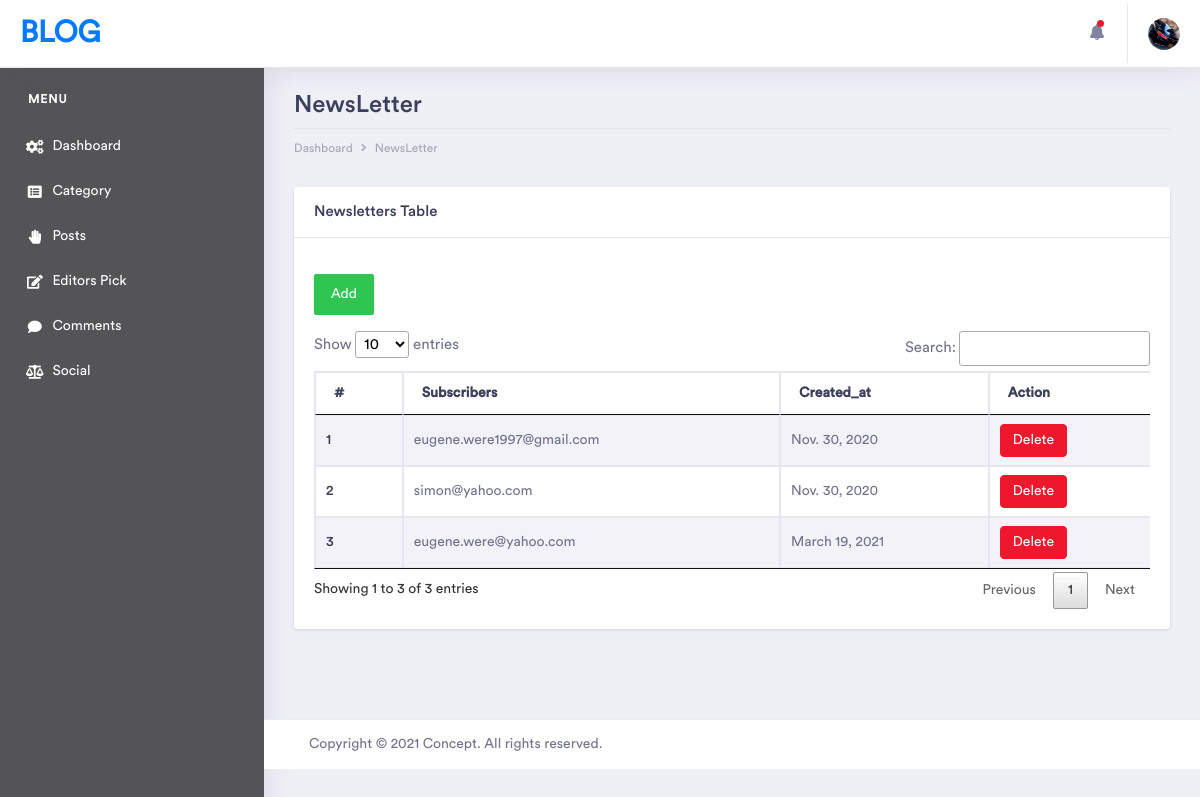
Page /brianadmin/newsletter/ (signed in) on the earlier database version.
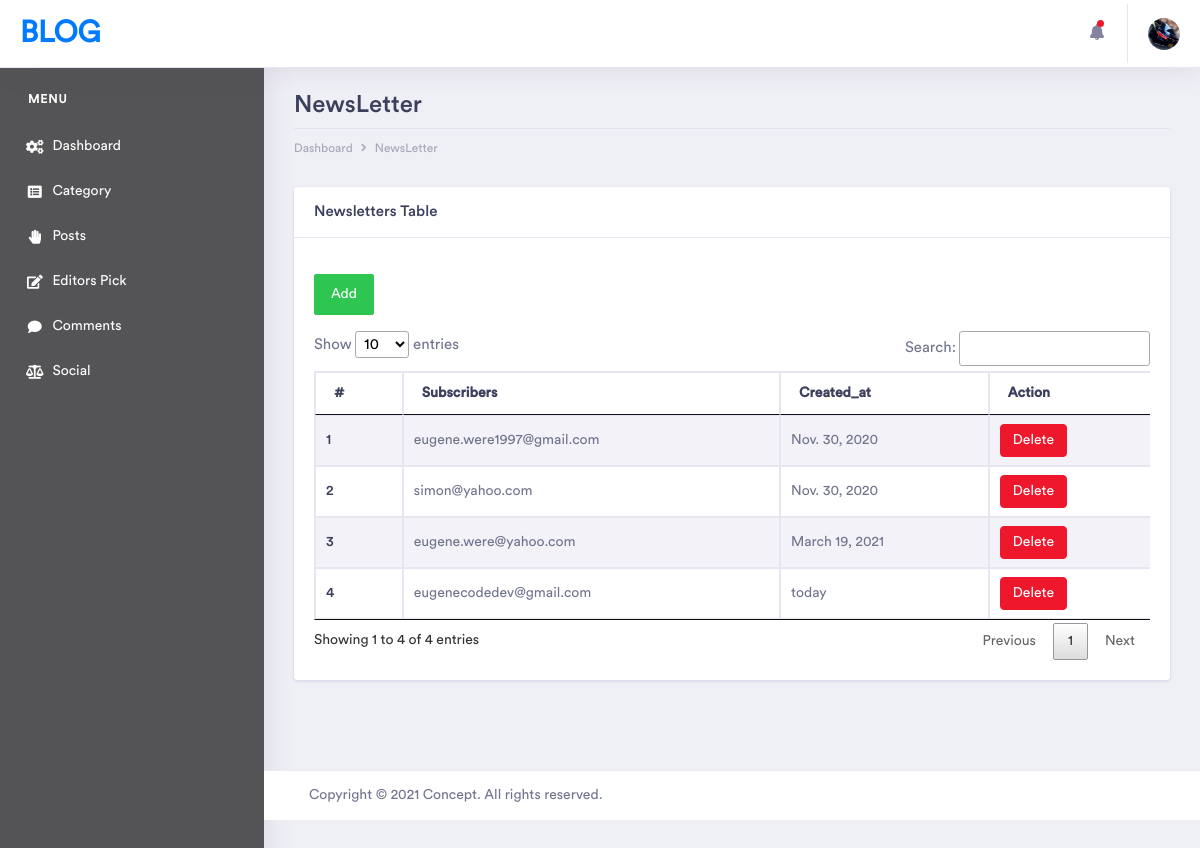
Same page on the later database version.
### blogbackapp/models.py (models this page shows, shortened)
class Newsletter(models.Model):
    email = models.CharField(max_length=200, null=False, blank=False)
    created_at = models.DateTimeField(auto_now_add=True)
    updated_at = models.DateTimeField(auto_now=True)

### blogbackapp/views.py (the view)
# urls.py: path('newsletter/', views.newsletter, name='newsletter'),
def newsletter(request):
    context = {
        'title': 'NewsLetter',
        'newsletter': Newsletter.objects.all(),
    }
    return render(request, 'back/newsletter.html', context)

### blogfrontapp/templatetags/templatetag.py (called while the page is built)
@register.filter("getbloggerComments")
def getbloggerComments(request):
    blogger = Blogger.objects.filter(user_ptr_id=request.user.id).first()
    return Comment.objects.filter(blogger=blogger).order_by('-created_at')

@register.filter("getbloggerimage")
def getbloggerimage(request):
    blogerr_img = Blogger.objects.filter(user_ptr_id=request.user.id).first()
    return blogerr_img.profile_image.url

### blogbackapp/templates/back/newsletter.html (shortened to what this page needs)
{% extends 'back/layout.html' %}
{% load static %}
{% load humanize %}
{% block content %}
    <div class="dashboard-wrapper">
            <div class="container-fluid dashboard-content">
                <div class="row">
                    <div class="col-xl-12 col-lg-12 col-md-12 col-sm-12 col-12">
                        <div class="page-header">
                            <h2 class="pageheader-title">NewsLetter </h2>
                            <div class="page-breadcrumb">
                                <nav aria-label="breadcrumb">
                                    <ol class="breadcrumb">
                                        <li class="breadcrumb-item"><a href="{% url 'BLOGBACK:home' %}" class="breadcrumb-link">Dashboard</a></li>
                                        <li class="breadcrumb-item"><a href="#" class="breadcrumb-link">NewsLetter</a></li>
                                    </ol>
                                </nav>
                            </div>
                        </div>
                    </div>
                </div>
                    <div class="row">
                        <div class="col-xl-12 col-lg-12 col-md-12 col-sm-12 col-12">
                           <div class="card">
                            <h5 class="card-header">Newsletters Table</h5>
                            <div class="card-body">
                                <button class="btn btn-success my-3" data-toggle="modal" data-target="#exampleModal">Add</button>
                                <div class="table-responsive">
                                    <table id="myTable" class="table table-striped table-bordered first">
                                         <thead>
                                            <tr>
                                                <th scope="col">#</th>
                                                <th scope="col">Subscribers</th>
                                                <th scope="col">Created_at</th>
                                                <th scope="col">Action</th>
                                            </tr>
                                        </thead>
                                        <tbody>
                                            {% for nw in newsletter %}
                                            <tr>
                                                <th scope="row">{{forloop.counter}}</th>
                                                <td><a href="mailto:{{nw.email}}">{{nw.email}}</a></td>
                                                <td>{{nw.created_at|naturalday}}</td>
                                                <td>
                                                    <a href="" data-toggle="modal"  data-target="#deleteexampleModal{{ nw.id }}" class="btn btn-danger btn-sm rounded">Delete</a>
                                                </td>
                                            </tr>
                                            {% endfor %}
                                        </tbody>
                                    </table>
                                </div>
                            </div>
                        </div>
                        </div>
                    </div>
            </div>
             <div class="footer">
        <div class="container-fluid">
            <div class="row">
                <div class="col-xl-12 col-lg-12 col-md-12 col-sm-12 col-12">
                     Copyright ©
                    <script>var c = new Date(); document.write(c.getFullYear())</script> Concept. All rights reserved.
                </div>
            </div>
        </div>
    </div>
        </div>
{% endblock content %}

Differences in the rows shown:
added Newsletter: email "eugenecodedev@gmail.com", created_at "today"
Other differences:
text written by a page script: "Show entries Search: Showing 1 to 3 of 3 entries Previous 1 Next" → "Show entries Search: Showing 1 to 4 of 4 entries Previous 1 Next"
